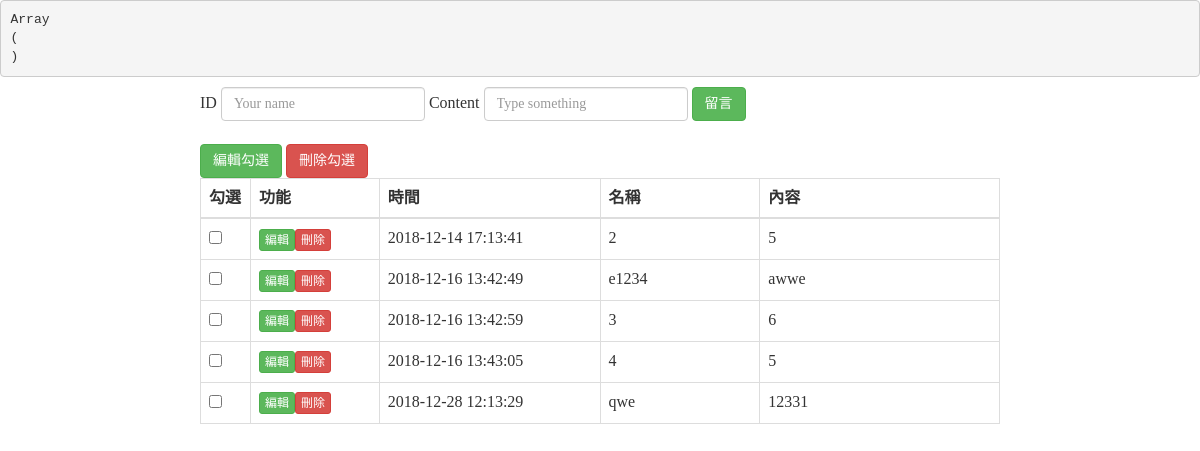
/week-15-php-多選刪除與bootstrap/index.php, run on the app's committed database.
### tables this page shows
CREATE TABLE `post` (
  `post_id` int(11) NOT NULL,
  `post_time` timestamp NOT NULL DEFAULT CURRENT_TIMESTAMP,
  `post_name` varchar(30) NOT NULL,
  `post_comment` varchar(100) NOT NULL
);

### week-15-php-多選刪除與bootstrap/index.php (the view, shortened to what this page needs)
<?php
    function showDebug($obj) {
        echo "<pre>";
        print_r ($obj);
        echo "</pre>";
    }
    function sqlQuery($query){
        $conn = mysqli_connect("127.0.0.1", "root", "", "nutc_homework");
        return mysqli_query($conn, $query);
    }
?>
<!DOCTYPE html>
<html lang="en">
<head>
    <link rel="stylesheet" media="screen" href="//netdna.bootstrapcdn.com/bootstrap/3.3.4/css/bootstrap.min.css">
</head>
<body>
    <?php
        showDebug($_POST);
        $update_id = "";
    ?>
    <div style="width: 800px; margin:0 auto;">
        <form action="index.php" method="post" class="form-inline">
            ID <input type="text" name="post_name" id="input" class="form-control" placeholder="Your name">
            Content <input type="text" name="post_comment" id="input" class="form-control" placeholder="Type something">
            <button type="submit" name="post" value="Send" class="btn btn-success">留言</button>
            <br><br>
            <button type="button" name="update_checks" value="編輯勾選" class="btn btn-success">編輯勾選</button>
            <button type="submit" name="delete_checks" class="btn btn-danger">刪除勾選</button>
            <table class="table table-bordered table-hover">
                <thead>
                    <tr id="coltitle">
                        <th width="50px">勾選</th>
                        <th>功能</th>
                        <th>時間</th>
                        <th width=20%>名稱</th>
                        <th width=30%>內容</th>
                    </tr>
                </thead>
                <tbody>
                <?php
                $result = sqlQuery("SELECT * FROM post");
                while ($row = mysqli_fetch_assoc($result)) {
                    echo "<tr id=postid_".$row["post_id"].">";
                    echo "<td>"."<input type='checkbox' name='checks[]' value=".$row["post_id"].">"."</td>";
                    if($update_id == $row["post_id"]){
                        echo
                        "<td>".
                        "<button type='submit' class='btn btn-primary btn-xs' name='save_update' value=".$row["post_id"].">儲存</button>".
                        "<button type='submit' class='btn btn-danger btn-xs'>取消</button>"
                        ."</td>";
                        echo "<td>".$row["post_time"]."</td>";
                        echo
                        "<td>".
                        "<input type='text' name='save_name' class='form-control' value=".$row["post_name"].">"
                        ."</td>";
                        echo
                        "<td>".
                        "<input type='text' name='save_comment' class='form-control' value=".$row["post_comment"].">"
                        ."</td>";
                    }
                    else{
                        echo
                        "<td>".
                        "<button type='submit' class='btn btn-success btn-xs' name='update_comment' value=".$row["post_id"].">編輯</button>".
                        "<button type='submit' class='btn btn-danger btn-xs' name='delete_comment' value=".$row["post_id"].">刪除</button>"
                        ."</td>";
                        echo "<td>".$row["post_time"]."</td>";
                        echo "<td>".$row["post_name"]."</td>";
                        echo "<td>".$row["post_comment"]."</td>";
                    }
                    echo "</tr>";
                }
                ?>
                </tbody>
            </table>
        </form>
    </div>
</body>
</html>

### week-15-php-多選刪除與bootstrap/index.php (style rules this page uses)
* { font-family: "微軟正黑體", serif; font-size:16px; }
table { border-collapse: collapse; }
#coltitle { text-align: center; }

### data on the page
post: $row["post_id"] 30 (drawn), post_time "2018-12-14 17:13:41", post_name "2", post_comment "5"
post: $row["post_id"] 31 (drawn), post_time "2018-12-16 13:42:49", post_name "e1234", post_comment "awwe"
post: $row["post_id"] 32 (drawn), post_time "2018-12-16 13:42:59", post_name "3", post_comment "6"
post: $row["post_id"] 35 (drawn), post_time "2018-12-16 13:43:05", post_name "4", post_comment "5"
post: $row["post_id"] 36 (drawn), post_time "2018-12-28 12:13:29", post_name "qwe", post_comment "12331"
